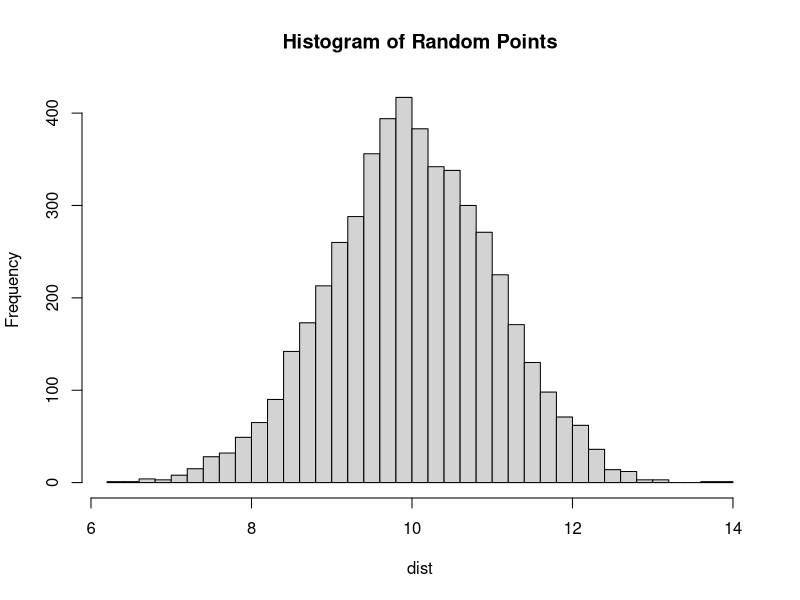

This figure's R source:
## ---- chunk 1
set.seed(1)
dist<-rnorm(5000,10,1)
hist(dist,main="Histogram of Random Points",50)
